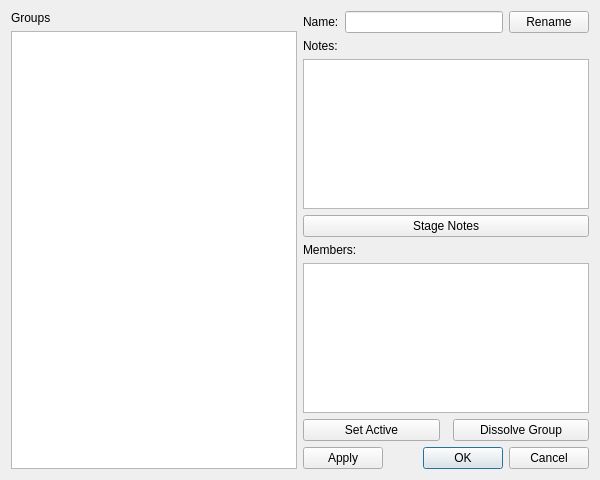
<?xml version="1.0" encoding="UTF-8"?>
<ui version="4.0">
 <class>ManageGroupsDialog</class>
 <widget class="QDialog" name="ManageGroupsDialog">
  <property name="geometry">
   <rect>
    <x>0</x>
    <y>0</y>
    <width>600</width>
    <height>480</height>
   </rect>
  </property>
  <property name="windowTitle">
   <string>Manage Groups</string>
  </property>
  <layout class="QHBoxLayout" name="horizontalLayout">
   <!-- Left: group list -->
   <item>
    <layout class="QVBoxLayout" name="leftLayout">
     <item>
      <widget class="QLabel" name="groups_label">
       <property name="text">
        <string>Groups</string>
       </property>
      </widget>
     </item>
     <item>
      <widget class="QListWidget" name="group_list">
       <property name="minimumWidth">
        <number>180</number>
       </property>
      </widget>
     </item>
    </layout>
   </item>
   <!-- Right: detail panel -->
   <item>
    <layout class="QVBoxLayout" name="rightLayout">
     <!-- Name row -->
     <item>
      <layout class="QHBoxLayout" name="nameLayout">
       <item>
        <widget class="QLabel" name="name_label">
         <property name="text">
          <string>Name:</string>
         </property>
        </widget>
       </item>
       <item>
        <widget class="QLineEdit" name="name_edit"/>
       </item>
       <item>
        <widget class="QPushButton" name="rename_button">
         <property name="text">
          <string>Rename</string>
         </property>
        </widget>
       </item>
      </layout>
     </item>
     <!-- Notes area -->
     <item>
      <widget class="QLabel" name="notes_label">
       <property name="text">
        <string>Notes:</string>
       </property>
      </widget>
     </item>
     <item>
      <widget class="QPlainTextEdit" name="notes_edit"/>
     </item>
     <item>
      <widget class="QPushButton" name="save_notes_button">
       <property name="text">
        <string>Stage Notes</string>
       </property>
      </widget>
     </item>
     <!-- Members area -->
     <item>
      <widget class="QLabel" name="members_label">
       <property name="text">
        <string>Members:</string>
       </property>
      </widget>
     </item>
     <item>
      <widget class="QListWidget" name="member_list"/>
     </item>
     <!-- Member action buttons -->
     <item>
      <layout class="QHBoxLayout" name="memberButtonLayout">
       <item>
        <widget class="QPushButton" name="set_active_button">
         <property name="text">
          <string>Set Active</string>
         </property>
        </widget>
       </item>
       <item>
        <spacer>
         <property name="orientation">
          <enum>Qt::Horizontal</enum>
         </property>
        </spacer>
       </item>
       <item>
        <widget class="QPushButton" name="dissolve_button">
         <property name="text">
          <string>Dissolve Group</string>
         </property>
        </widget>
       </item>
      </layout>
     </item>
     <!-- Dialog buttons: OK commits + closes, Apply commits, Cancel discards -->
     <item>
      <layout class="QHBoxLayout" name="dialogButtonLayout">
       <item>
        <widget class="QPushButton" name="apply_button">
         <property name="text">
          <string>Apply</string>
         </property>
        </widget>
       </item>
       <item>
        <spacer>
         <property name="orientation">
          <enum>Qt::Horizontal</enum>
         </property>
        </spacer>
       </item>
       <item>
        <widget class="QDialogButtonBox" name="buttonBox">
         <property name="orientation">
          <enum>Qt::Horizontal</enum>
         </property>
         <property name="standardButtons">
          <set>QDialogButtonBox::Ok|QDialogButtonBox::Cancel</set>
         </property>
        </widget>
       </item>
      </layout>
     </item>
    </layout>
   </item>
  </layout>
 </widget>
 <resources/>
 <connections/>
</ui>
